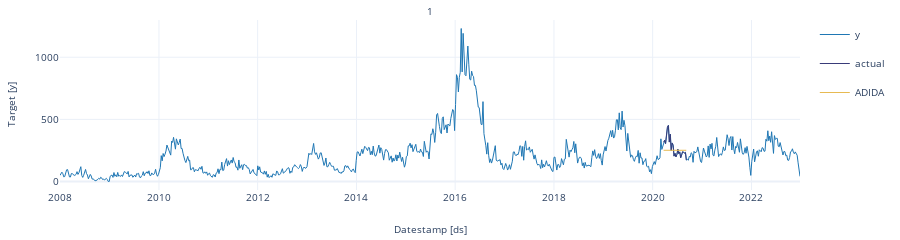
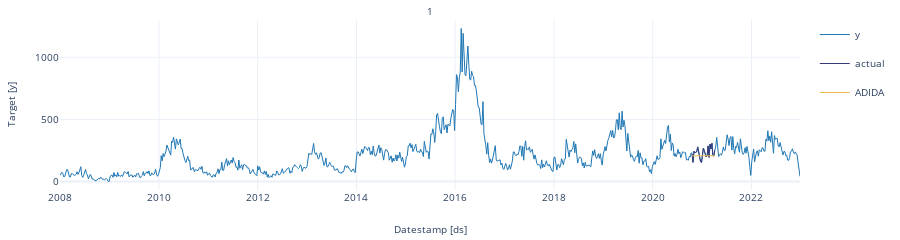
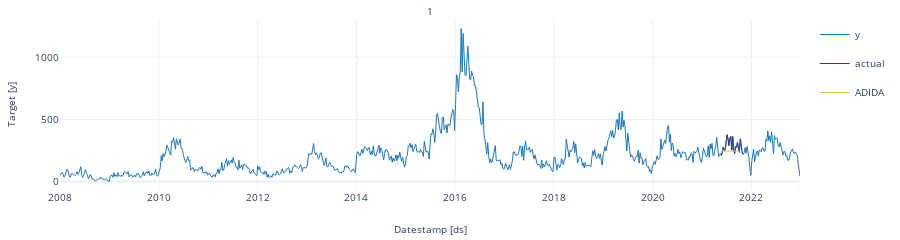
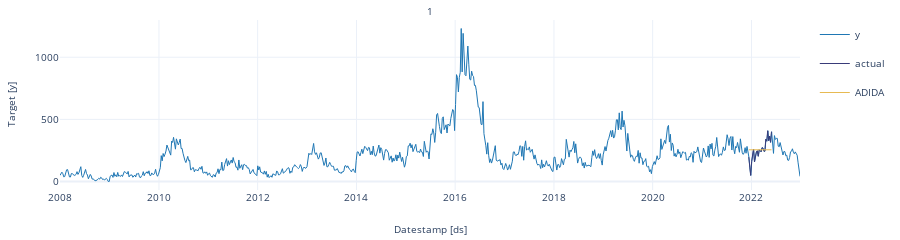

Here is the notebook cell these charts were saved with, in order:
### Markdown cell above
We’ll now plot the forecast for each cutoff period. To make the plots clearer, we’ll rename the actual values in each period.

### Code cell
cross_validation=crossvalidation_df.copy()
cross_validation.rename(columns = {'y' : 'actual'}, inplace = True) # rename actual values 

cutoff = cross_validation['cutoff'].unique()

for k in range(len(cutoff)): 
    cv = cross_validation[cross_validation['cutoff'] == cutoff[k]]
    StatsForecast.plot(df, cv.loc[:, cv.columns != 'cutoff'])

### Figure 1 — Plotly figure (JSON) as saved in the notebook; plotly's stock layout.template omitted (floating-point values rounded to 4 significant figures; data arrays with more than 128 entries replaced by an {"elided": "..."} marker saying what was removed)
{"data": [{"legendgroup": "y", "line": {"color": "#1f77b4", "width": 1}, "mode": "lines", "name": "y", "showlegend": true, "type": "scatter", "x": {"elided": "783 str values"}, "xaxis": "x", "y": {"elided": "783 int values"}, "yaxis": "y"}, {"legendgroup": "actual", "line": {"color": "#393b79", "width": 1}, "mode": "lines", "name": "actual", "showlegend": true, "type": "scatter", "x": ["2020-03-22T00:00:00", "2020-03-29T00:00:00", "2020-04-05T00:00:00", "2020-04-12T00:00:00", "2020-04-19T00:00:00", "2020-04-26T00:00:00", "2020-05-03T00:00:00", "2020-05-10T00:00:00", "2020-05-17T00:00:00", "2020-05-24T00:00:00", "2020-05-31T00:00:00", "2020-06-07T00:00:00", "2020-06-14T00:00:00", "2020-06-21T00:00:00", "2020-06-28T00:00:00", "2020-07-05T00:00:00", "2020-07-12T00:00:00", "2020-07-19T00:00:00", "2020-07-26T00:00:00", "2020-08-02T00:00:00", "2020-08-09T00:00:00", "2020-08-16T00:00:00", "2020-08-23T00:00:00", "2020-08-30T00:00:00", "2020-09-06T00:00:00"], "xaxis": "x", "y": [317, 332, 306, 384, 437, 452, 318, 381, 250, 311, 292, 205, 227, 199, 218, 260, 225, 239, 192, 215, 240, 236, 230, 235, 173], "yaxis": "y"}, {"legendgroup": "ADIDA", "line": {"color": "#e7ba52", "width": 1}, "mode": "lines", "name": "ADIDA", "showlegend": true, "type": "scatter", "x": ["2020-03-22T00:00:00", "2020-03-29T00:00:00", "2020-04-05T00:00:00", "2020-04-12T00:00:00", "2020-04-19T00:00:00", "2020-04-26T00:00:00", "2020-05-03T00:00:00", "2020-05-10T00:00:00", "2020-05-17T00:00:00", "2020-05-24T00:00:00", "2020-05-31T00:00:00", "2020-06-07T00:00:00", "2020-06-14T00:00:00", "2020-06-21T00:00:00", "2020-06-28T00:00:00", "2020-07-05T00:00:00", "2020-07-12T00:00:00", "2020-07-19T00:00:00", "2020-07-26T00:00:00", "2020-08-02T00:00:00", "2020-08-09T00:00:00", "2020-08-16T00:00:00", "2020-08-23T00:00:00", "2020-08-30T00:00:00", "2020-09-06T00:00:00"], "xaxis": "x", "y": [251.9, 251.9, 251.9, 251.9, 251.9, 251.9, 251.9, 251.9, 251.9, 251.9, 251.9, 251.9, 251.9, 251.9, 251.9, 251.9, 251.9, 251.9, 251.9, 251.9, 251.9, 251.9, 251.9, 251.9, 251.9], "yaxis": "y"}], "layout": {"annotations": [{"font": {"size": 10}, "showarrow": false, "text": "1", "x": 0.5, "xanchor": "center", "xref": "paper", "y": 1, "yanchor": "bottom", "yref": "paper"}, {"font": {"size": 10}, "showarrow": false, "text": "Datestamp [ds]", "x": 0.5, "xanchor": "center", "xref": "paper", "y": 0, "yanchor": "top", "yref": "paper", "yshift": -30}, {"font": {"size": 10}, "showarrow": false, "text": "Target [y]", "textangle": -90, "x": 0, "xanchor": "right", "xref": "paper", "xshift": -40, "y": 0.5, "yanchor": "middle", "yref": "paper"}], "autosize": true, "font": {"size": 10}, "height": 150, "margin": {"b": 50, "l": 60, "r": 10, "t": 20}, "xaxis": {"anchor": "y", "domain": [0, 1], "showticklabels": true, "visible": true}, "yaxis": {"anchor": "x", "domain": [0, 1]}}}

### Figure 2 — Plotly figure (JSON) as saved in the notebook; plotly's stock layout.template omitted (floating-point values rounded to 4 significant figures; data arrays with more than 128 entries replaced by an {"elided": "..."} marker saying what was removed)
{"data": [{"legendgroup": "y", "line": {"color": "#1f77b4", "width": 1}, "mode": "lines", "name": "y", "showlegend": true, "type": "scatter", "x": {"elided": "783 str values"}, "xaxis": "x", "y": {"elided": "783 int values"}, "yaxis": "y"}, {"legendgroup": "actual", "line": {"color": "#393b79", "width": 1}, "mode": "lines", "name": "actual", "showlegend": true, "type": "scatter", "x": ["2020-10-18T00:00:00", "2020-10-25T00:00:00", "2020-11-01T00:00:00", "2020-11-08T00:00:00", "2020-11-15T00:00:00", "2020-11-22T00:00:00", "2020-11-29T00:00:00", "2020-12-06T00:00:00", "2020-12-13T00:00:00", "2020-12-20T00:00:00", "2020-12-27T00:00:00", "2021-01-03T00:00:00", "2021-01-10T00:00:00", "2021-01-17T00:00:00", "2021-01-24T00:00:00", "2021-01-31T00:00:00", "2021-02-07T00:00:00", "2021-02-14T00:00:00", "2021-02-21T00:00:00", "2021-02-28T00:00:00", "2021-03-07T00:00:00", "2021-03-14T00:00:00", "2021-03-21T00:00:00", "2021-03-28T00:00:00", "2021-04-04T00:00:00"], "xaxis": "x", "y": [225, 155, 244, 231, 239, 241, 279, 238, 193, 160, 154, 220, 270, 245, 209, 198, 211, 287, 195, 302, 263, 308, 213, 206, 253], "yaxis": "y"}, {"legendgroup": "ADIDA", "line": {"color": "#e7ba52", "width": 1}, "mode": "lines", "name": "ADIDA", "showlegend": true, "type": "scatter", "x": ["2020-10-18T00:00:00", "2020-10-25T00:00:00", "2020-11-01T00:00:00", "2020-11-08T00:00:00", "2020-11-15T00:00:00", "2020-11-22T00:00:00", "2020-11-29T00:00:00", "2020-12-06T00:00:00", "2020-12-13T00:00:00", "2020-12-20T00:00:00", "2020-12-27T00:00:00", "2021-01-03T00:00:00", "2021-01-10T00:00:00", "2021-01-17T00:00:00", "2021-01-24T00:00:00", "2021-01-31T00:00:00", "2021-02-07T00:00:00", "2021-02-14T00:00:00", "2021-02-21T00:00:00", "2021-02-28T00:00:00", "2021-03-07T00:00:00", "2021-03-14T00:00:00", "2021-03-21T00:00:00", "2021-03-28T00:00:00", "2021-04-04T00:00:00"], "xaxis": "x", "y": [207.6, 207.6, 207.6, 207.6, 207.6, 207.6, 207.6, 207.6, 207.6, 207.6, 207.6, 207.6, 207.6, 207.6, 207.6, 207.6, 207.6, 207.6, 207.6, 207.6, 207.6, 207.6, 207.6, 207.6, 207.6], "yaxis": "y"}], "layout": {"annotations": [{"font": {"size": 10}, "showarrow": false, "text": "1", "x": 0.5, "xanchor": "center", "xref": "paper", "y": 1, "yanchor": "bottom", "yref": "paper"}, {"font": {"size": 10}, "showarrow": false, "text": "Datestamp [ds]", "x": 0.5, "xanchor": "center", "xref": "paper", "y": 0, "yanchor": "top", "yref": "paper", "yshift": -30}, {"font": {"size": 10}, "showarrow": false, "text": "Target [y]", "textangle": -90, "x": 0, "xanchor": "right", "xref": "paper", "xshift": -40, "y": 0.5, "yanchor": "middle", "yref": "paper"}], "autosize": true, "font": {"size": 10}, "height": 150, "margin": {"b": 50, "l": 60, "r": 10, "t": 20}, "xaxis": {"anchor": "y", "domain": [0, 1], "showticklabels": true, "visible": true}, "yaxis": {"anchor": "x", "domain": [0, 1]}}}

### Figure 3 — Plotly figure (JSON) as saved in the notebook; plotly's stock layout.template omitted (floating-point values rounded to 4 significant figures; data arrays with more than 128 entries replaced by an {"elided": "..."} marker saying what was removed)
{"data": [{"legendgroup": "y", "line": {"color": "#1f77b4", "width": 1}, "mode": "lines", "name": "y", "showlegend": true, "type": "scatter", "x": {"elided": "783 str values"}, "xaxis": "x", "y": {"elided": "783 int values"}, "yaxis": "y"}, {"legendgroup": "actual", "line": {"color": "#393b79", "width": 1}, "mode": "lines", "name": "actual", "showlegend": true, "type": "scatter", "x": ["2021-05-16T00:00:00", "2021-05-23T00:00:00", "2021-05-30T00:00:00", "2021-06-06T00:00:00", "2021-06-13T00:00:00", "2021-06-20T00:00:00", "2021-06-27T00:00:00", "2021-07-04T00:00:00", "2021-07-11T00:00:00", "2021-07-18T00:00:00", "2021-07-25T00:00:00", "2021-08-01T00:00:00", "2021-08-08T00:00:00", "2021-08-15T00:00:00", "2021-08-22T00:00:00", "2021-08-29T00:00:00", "2021-09-05T00:00:00", "2021-09-12T00:00:00", "2021-09-19T00:00:00", "2021-09-26T00:00:00", "2021-10-03T00:00:00", "2021-10-10T00:00:00", "2021-10-17T00:00:00", "2021-10-24T00:00:00", "2021-10-31T00:00:00"], "xaxis": "x", "y": [223, 212, 235, 279, 250, 253, 315, 377, 344, 290, 349, 363, 254, 362, 263, 224, 283, 273, 315, 283, 236, 344, 260, 231, 219], "yaxis": "y"}, {"legendgroup": "ADIDA", "line": {"color": "#e7ba52", "width": 1}, "mode": "lines", "name": "ADIDA", "showlegend": true, "type": "scatter", "x": ["2021-05-16T00:00:00", "2021-05-23T00:00:00", "2021-05-30T00:00:00", "2021-06-06T00:00:00", "2021-06-13T00:00:00", "2021-06-20T00:00:00", "2021-06-27T00:00:00", "2021-07-04T00:00:00", "2021-07-11T00:00:00", "2021-07-18T00:00:00", "2021-07-25T00:00:00", "2021-08-01T00:00:00", "2021-08-08T00:00:00", "2021-08-15T00:00:00", "2021-08-22T00:00:00", "2021-08-29T00:00:00", "2021-09-05T00:00:00", "2021-09-12T00:00:00", "2021-09-19T00:00:00", "2021-09-26T00:00:00", "2021-10-03T00:00:00", "2021-10-10T00:00:00", "2021-10-17T00:00:00", "2021-10-24T00:00:00", "2021-10-31T00:00:00"], "xaxis": "x", "y": [245.5, 245.5, 245.5, 245.5, 245.5, 245.5, 245.5, 245.5, 245.5, 245.5, 245.5, 245.5, 245.5, 245.5, 245.5, 245.5, 245.5, 245.5, 245.5, 245.5, 245.5, 245.5, 245.5, 245.5, 245.5], "yaxis": "y"}], "layout": {"annotations": [{"font": {"size": 10}, "showarrow": false, "text": "1", "x": 0.5, "xanchor": "center", "xref": "paper", "y": 1, "yanchor": "bottom", "yref": "paper"}, {"font": {"size": 10}, "showarrow": false, "text": "Datestamp [ds]", "x": 0.5, "xanchor": "center", "xref": "paper", "y": 0, "yanchor": "top", "yref": "paper", "yshift": -30}, {"font": {"size": 10}, "showarrow": false, "text": "Target [y]", "textangle": -90, "x": 0, "xanchor": "right", "xref": "paper", "xshift": -40, "y": 0.5, "yanchor": "middle", "yref": "paper"}], "autosize": true, "font": {"size": 10}, "height": 150, "margin": {"b": 50, "l": 60, "r": 10, "t": 20}, "xaxis": {"anchor": "y", "domain": [0, 1], "showticklabels": true, "visible": true}, "yaxis": {"anchor": "x", "domain": [0, 1]}}}

### Figure 4 — Plotly figure (JSON) as saved in the notebook; plotly's stock layout.template omitted (floating-point values rounded to 4 significant figures; data arrays with more than 128 entries replaced by an {"elided": "..."} marker saying what was removed)
{"data": [{"legendgroup": "y", "line": {"color": "#1f77b4", "width": 1}, "mode": "lines", "name": "y", "showlegend": true, "type": "scatter", "x": {"elided": "783 str values"}, "xaxis": "x", "y": {"elided": "783 int values"}, "yaxis": "y"}, {"legendgroup": "actual", "line": {"color": "#393b79", "width": 1}, "mode": "lines", "name": "actual", "showlegend": true, "type": "scatter", "x": ["2021-12-12T00:00:00", "2021-12-19T00:00:00", "2021-12-26T00:00:00", "2022-01-02T00:00:00", "2022-01-09T00:00:00", "2022-01-16T00:00:00", "2022-01-23T00:00:00", "2022-01-30T00:00:00", "2022-02-06T00:00:00", "2022-02-13T00:00:00", "2022-02-20T00:00:00", "2022-02-27T00:00:00", "2022-03-06T00:00:00", "2022-03-13T00:00:00", "2022-03-20T00:00:00", "2022-03-27T00:00:00", "2022-04-03T00:00:00", "2022-04-10T00:00:00", "2022-04-17T00:00:00", "2022-04-24T00:00:00", "2022-05-01T00:00:00", "2022-05-08T00:00:00", "2022-05-15T00:00:00", "2022-05-22T00:00:00", "2022-05-29T00:00:00"], "xaxis": "x", "y": [197, 115, 50, 160, 234, 262, 159, 201, 238, 248, 204, 256, 250, 240, 273, 269, 244, 245, 341, 325, 409, 329, 366, 316, 401], "yaxis": "y"}, {"legendgroup": "ADIDA", "line": {"color": "#e7ba52", "width": 1}, "mode": "lines", "name": "ADIDA", "showlegend": true, "type": "scatter", "x": ["2021-12-12T00:00:00", "2021-12-19T00:00:00", "2021-12-26T00:00:00", "2022-01-02T00:00:00", "2022-01-09T00:00:00", "2022-01-16T00:00:00", "2022-01-23T00:00:00", "2022-01-30T00:00:00", "2022-02-06T00:00:00", "2022-02-13T00:00:00", "2022-02-20T00:00:00", "2022-02-27T00:00:00", "2022-03-06T00:00:00", "2022-03-13T00:00:00", "2022-03-20T00:00:00", "2022-03-27T00:00:00", "2022-04-03T00:00:00", "2022-04-10T00:00:00", "2022-04-17T00:00:00", "2022-04-24T00:00:00", "2022-05-01T00:00:00", "2022-05-08T00:00:00", "2022-05-15T00:00:00", "2022-05-22T00:00:00", "2022-05-29T00:00:00"], "xaxis": "x", "y": [255.9, 255.9, 255.9, 255.9, 255.9, 255.9, 255.9, 255.9, 255.9, 255.9, 255.9, 255.9, 255.9, 255.9, 255.9, 255.9, 255.9, 255.9, 255.9, 255.9, 255.9, 255.9, 255.9, 255.9, 255.9], "yaxis": "y"}], "layout": {"annotations": [{"font": {"size": 10}, "showarrow": false, "text": "1", "x": 0.5, "xanchor": "center", "xref": "paper", "y": 1, "yanchor": "bottom", "yref": "paper"}, {"font": {"size": 10}, "showarrow": false, "text": "Datestamp [ds]", "x": 0.5, "xanchor": "center", "xref": "paper", "y": 0, "yanchor": "top", "yref": "paper", "yshift": -30}, {"font": {"size": 10}, "showarrow": false, "text": "Target [y]", "textangle": -90, "x": 0, "xanchor": "right", "xref": "paper", "xshift": -40, "y": 0.5, "yanchor": "middle", "yref": "paper"}], "autosize": true, "font": {"size": 10}, "height": 150, "margin": {"b": 50, "l": 60, "r": 10, "t": 20}, "xaxis": {"anchor": "y", "domain": [0, 1], "showticklabels": true, "visible": true}, "yaxis": {"anchor": "x", "domain": [0, 1]}}}
